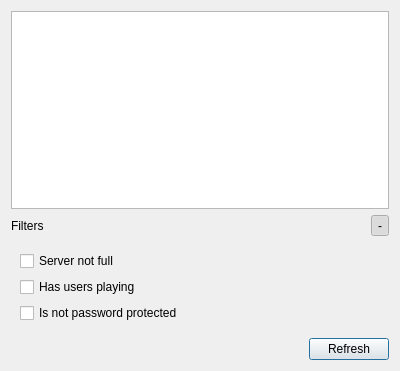
<?xml version="1.0" encoding="UTF-8"?>
<ui version="4.0">
 <class>GameListDialog</class>
 <widget class="QDialog" name="GameListDialog">
  <property name="geometry">
   <rect>
    <x>0</x>
    <y>0</y>
    <width>400</width>
    <height>371</height>
   </rect>
  </property>
  <property name="windowTitle">
   <string>Dialog</string>
  </property>
  <layout class="QVBoxLayout" name="verticalLayout_2">
   <item>
    <widget class="QTableView" name="tvGames">
     <property name="selectionMode">
      <enum>QAbstractItemView::SingleSelection</enum>
     </property>
     <property name="selectionBehavior">
      <enum>QAbstractItemView::SelectRows</enum>
     </property>
     <attribute name="horizontalHeaderVisible">
      <bool>false</bool>
     </attribute>
     <attribute name="verticalHeaderVisible">
      <bool>false</bool>
     </attribute>
    </widget>
   </item>
   <item>
    <layout class="QHBoxLayout" name="hlFilters">
     <item>
      <widget class="QLabel" name="lblFilters">
       <property name="text">
        <string>Filters</string>
       </property>
      </widget>
     </item>
     <item>
      <spacer name="hsFilters">
       <property name="orientation">
        <enum>Qt::Horizontal</enum>
       </property>
       <property name="sizeHint" stdset="0">
        <size>
         <width>40</width>
         <height>20</height>
        </size>
       </property>
      </spacer>
     </item>
     <item>
      <widget class="QToolButton" name="tbToggleFilters">
       <property name="text">
        <string>-</string>
       </property>
       <property name="checkable">
        <bool>true</bool>
       </property>
       <property name="checked">
        <bool>true</bool>
       </property>
      </widget>
     </item>
    </layout>
   </item>
   <item>
    <widget class="QWidget" name="qwFilters" native="true">
     <layout class="QVBoxLayout" name="verticalLayout">
      <item>
       <widget class="QCheckBox" name="cbNotFull">
        <property name="text">
         <string>Server not full</string>
        </property>
       </widget>
      </item>
      <item>
       <widget class="QCheckBox" name="cbNotEmpty">
        <property name="text">
         <string>Has users playing</string>
        </property>
       </widget>
      </item>
      <item>
       <widget class="QCheckBox" name="cbPublic">
        <property name="text">
         <string>Is not password protected</string>
        </property>
       </widget>
      </item>
     </layout>
    </widget>
   </item>
   <item>
    <layout class="QHBoxLayout" name="hlRefresh">
     <item>
      <spacer name="hsRefresh">
       <property name="orientation">
        <enum>Qt::Horizontal</enum>
       </property>
       <property name="sizeHint" stdset="0">
        <size>
         <width>361</width>
         <height>17</height>
        </size>
       </property>
      </spacer>
     </item>
     <item>
      <widget class="QPushButton" name="pbRefresh">
       <property name="text">
        <string>Refresh</string>
       </property>
      </widget>
     </item>
    </layout>
   </item>
  </layout>
 </widget>
 <resources/>
 <connections/>
</ui>
